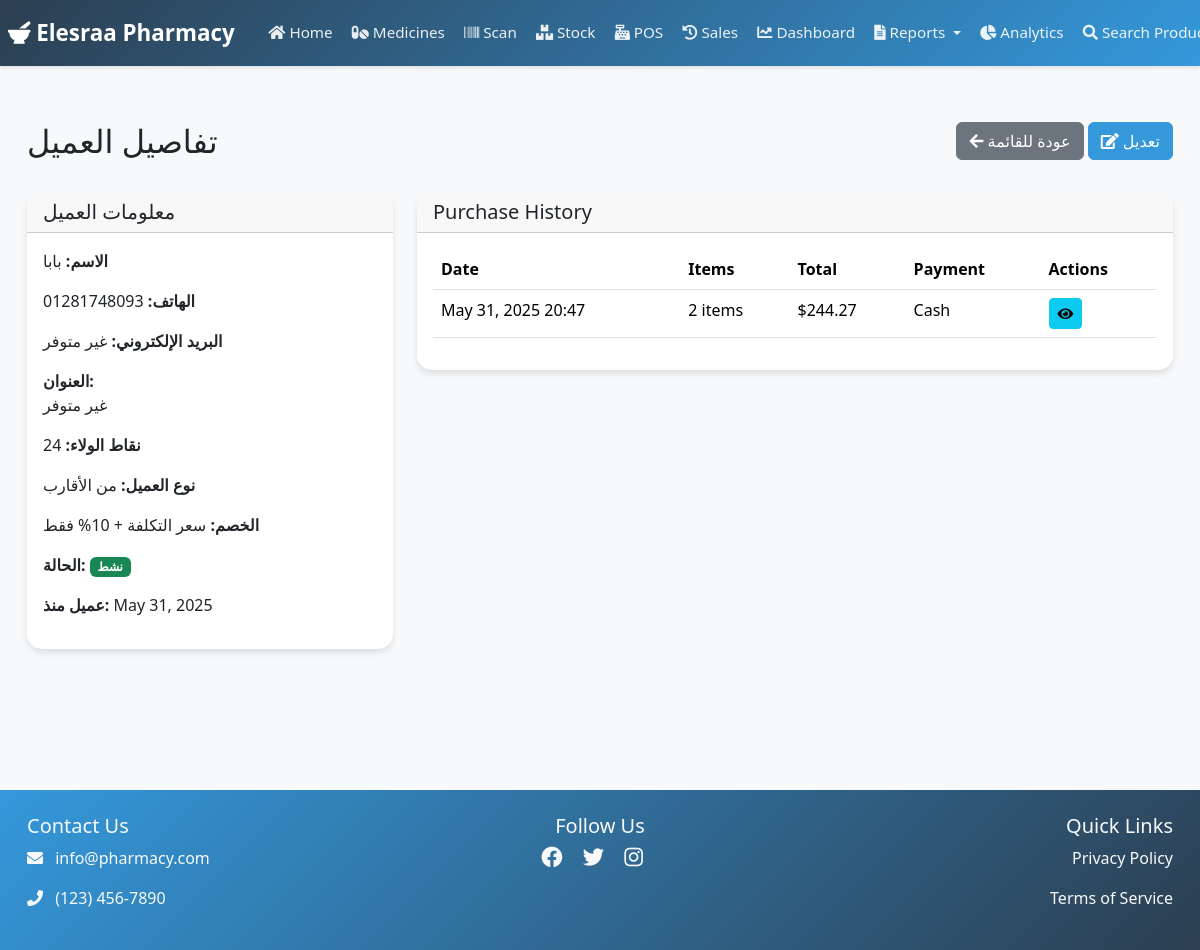
Screenshot of /customer/4/ (signed in) with the database file from the repository.
### pharmacy/models.py (models this page shows, shortened)
class Customer(models.Model):
    CUSTOMER_TYPE_CHOICES = [
        ('REGULAR', 'عميل عادي'),
        ('FAMILY', 'من الأقارب'),
        ('VIP', 'عميل مميز'),
        ('WHOLESALE', 'تاجر جملة'),
    ]
    name = models.CharField(max_length=200)
    phone = models.CharField(max_length=20, unique=True)
    email = models.EmailField(blank=True)
    address = models.TextField(blank=True)
    points = models.IntegerField(default=0)
    customer_type = models.CharField(
        max_length=20,
        choices=CUSTOMER_TYPE_CHOICES,
        default='REGULAR',
        verbose_name='نوع العميل'
    )
    discount_percentage = models.DecimalField(
        max_digits=5,
        decimal_places=2,
        default=0,
        help_text='نسبة الخصم الخاصة بالعميل'
    )
    created_at = models.DateTimeField(auto_now_add=True)
    updated_at = models.DateTimeField(auto_now=True)
    is_active = models.BooleanField(default=True)

class Sale(models.Model):
    user = models.ForeignKey('auth.User', on_delete=models.PROTECT)
    customer = models.ForeignKey(Customer, on_delete=models.SET_NULL, null=True, blank=True)
    created_at = models.DateTimeField(auto_now_add=True)
    total_amount = models.DecimalField(max_digits=10, decimal_places=2, default=0)
    payment_method = models.CharField(max_length=20, choices=[
        ('CASH', 'Cash'),
        ('CARD', 'Card'),
    ], default='CASH')
    is_completed = models.BooleanField(default=False)

### pharmacy/views.py (the view)
# urls.py: path('customer/<int:pk>/', views.CustomerDetailView.as_view(), name='customer_detail'),
class CustomerDetailView(LoginRequiredMixin, DetailView):
    model = Customer
    template_name = 'pharmacy/customer_detail.html'
    context_object_name = 'customer'
    def get_context_data(self, **kwargs):
        context = super().get_context_data(**kwargs)
        context['sales'] = Sale.objects.filter(
            customer=self.object,
            is_completed=True
        ).order_by('-created_at')
        return context

### pharmacy/templates/pharmacy/customer_detail.html
{% extends 'pharmacy/base.html' %}
{% block content %}
<div class="container mt-4">
    <div class="row mb-4">
        <div class="col-md-6">
            <h2>تفاصيل العميل</h2>
        </div>
        <div class="col-md-6 text-end">
            <a href="{% url 'pharmacy:customer_list' %}" class="btn btn-secondary">
                <i class="fas fa-arrow-left"></i> عودة للقائمة
            </a>
            <a href="{% url 'pharmacy:customer_edit' customer.pk %}" class="btn btn-primary">
                <i class="fas fa-edit"></i> تعديل
            </a>
        </div>
    </div>
    <div class="row">
        <div class="col-md-4 mb-4">
            <div class="card">
                <div class="card-header">
                    <h5 class="mb-0">معلومات العميل</h5>
                </div>
                <div class="card-body">
                    <p><strong>الاسم:</strong> {{ customer.name }}</p>
                    <p><strong>الهاتف:</strong> {{ customer.phone }}</p>
                    <p><strong>البريد الإلكتروني:</strong> {{ customer.email|default:"غير متوفر" }}</p>
                    <p><strong>العنوان:</strong><br>{{ customer.address|default:"غير متوفر" }}</p>
                    <p><strong>نقاط الولاء:</strong> {{ customer.points }}</p>
                    <p><strong>نوع العميل:</strong> {{ customer.get_customer_type_display }}</p>
                    {% if customer.customer_type == 'FAMILY' %}
                    <p><strong>الخصم:</strong> سعر التكلفة + 10% فقط</p>
                    {% else %}
                    <p><strong>نسبة الخصم:</strong> {{ customer.discount_percentage }}%</p>
                    {% endif %}
                    <p><strong>الحالة:</strong>
                        <span class="badge {% if customer.is_active %}bg-success{% else %}bg-danger{% endif %}">
                            {{ customer.is_active|yesno:"نشط,غير نشط" }}
                        </span>
                    </p>
                    <p><strong>عميل منذ:</strong> {{ customer.created_at|date:"F d, Y" }}</p>
                </div>
            </div>
        </div>
        <div class="col-md-8">
            <div class="card">
                <div class="card-header">
                    <h5 class="mb-0">Purchase History</h5>
                </div>
                <div class="card-body">
                    <div class="table-responsive">
                        <table class="table">
                            <thead>
                                <tr>
                                    <th>Date</th>
                                    <th>Items</th>
                                    <th>Total</th>
                                    <th>Payment</th>
                                    <th>Actions</th>
                                </tr>
                            </thead>
                            <tbody>
                                {% for sale in sales %}
                                <tr>
                                    <td>{{ sale.created_at|date:"F d, Y H:i" }}</td>
                                    <td>{{ sale.items.count }} items</td>
                                    <td>${{ sale.total_amount }}</td>
                                    <td>{{ sale.get_payment_method_display }}</td>
                                    <td>
                                        <a href="{% url 'pharmacy:sale_detail' sale.id %}"
                                           class="btn btn-sm btn-info">
                                            <i class="fas fa-eye"></i>
                                        </a>
                                    </td>
                                </tr>
                                {% empty %}
                                <tr>
                                    <td colspan="5" class="text-center">No purchase history</td>
                                </tr>
                                {% endfor %}
                            </tbody>
                        </table>
                    </div>
                </div>
            </div>
        </div>
    </div>
</div>
{% endblock %}

### pharmacy/static/pharmacy/css/style.css (style rules this page uses)
:root { --primary-color: #2c3e50; --secondary-color: #3498db; }
html, body { overflow-x: hidden; width: 100%; margin: 0; padding: 0; font-family: 'Segoe UI', Tahoma, Geneva, Verdana, sans-serif; background-color: #f8f9fa; }
body { font-family: 'Segoe UI', Tahoma, Geneva, Verdana, sans-serif; background-color: #f8f9fa; }
.card { border: none; border-radius: 15px; box-shadow: 0 4px 6px rgba(0,0,0,0.1); transition: transform 0.3s ease; background-color: white; max-width: 100%; overflow: hidden; }
.btn-primary { background-color: var(--secondary-color); border-color: var(--secondary-color); }
.card { animation: fadeIn 0.5s ease-out; }
.container, .container-fluid { max-width: 100%; padding-right: 15px; padding-left: 15px; overflow-x: hidden; }
.row { margin-right: 0; margin-left: 0; }
.table-responsive { overflow-x: auto; -webkit-overflow-scrolling: touch; max-width: 100%; }

### rows the page displays
Customer: name "بابا", phone "01281748093", email "غير متوفر", address "غير متوفر", points "24", customer_type "من الأقارب", is_active "نشط", created_at "May 31, 2025"
Sale: created_at "May 31, 2025 20:47", items.count "2", total_amount "244.27", payment_method "Cash"
